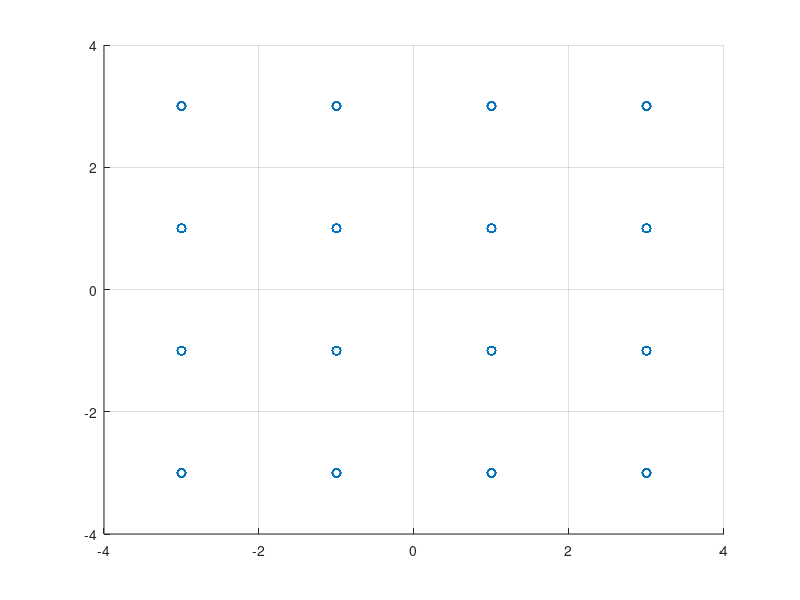
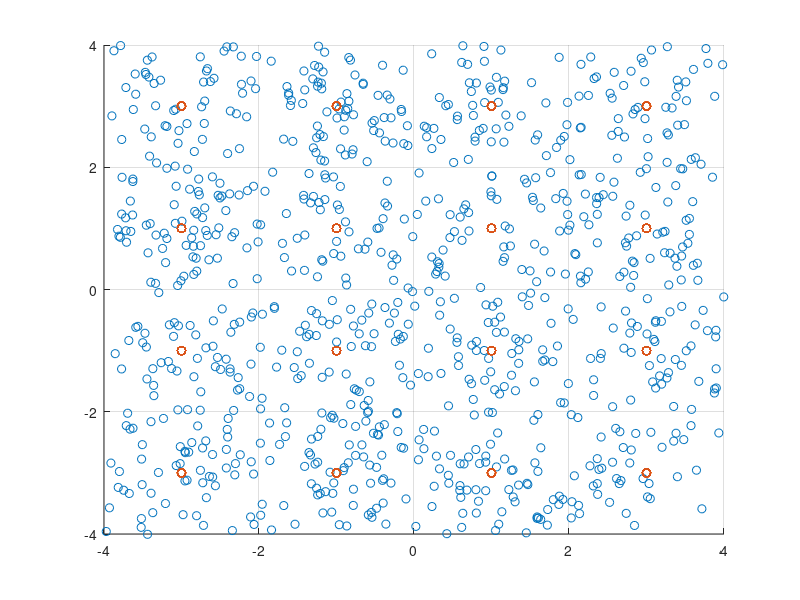

Reproduce these figures in MATLAB, in order.
clear;
%16QAM을 그려봄
% Parameter Setting
Tsym = 1;
Nsym = 1000;
% Sampling size
Fs = 100;
% Carrier frequency(HZ)
Fc = 10;
%
Fe =  0;
% Noise level
N0 = 0.5;

% Simulation
% 샘플링된 것이 Fs로 나누면 이경우 100분의 1초마다 생기는 것임.
% 이를 끝까지 가봄 Nsymbol까지
t = [Tsym/Fs : Tsym/Fs : Tsym*Nsym];
Tmax = length(t);

% Signal power는 1이라고 가정

% Symbol 생성
M = 4;
symTable = zeros(1,16);

for i = 1:M
    i_m = 2*pi*(i-1)/M + pi/4;
    symTable(i) = cos(i_m) + j*sin(i_m);
end

% basis Signal 생성
phi1 = cos(2*pi*Fc*t(1:Tsym*Fs));
Es = norm(phi1);
% Othonomal Basis 생성
phi1 = phi1/Es;

phi2 = -sin(2*pi*Fc*t(1:Tsym*Fs));
Es = norm(phi2);
% Othonomal Basis 생성
phi2 = phi2/Es;


%% TX
% 랜덤 신호 만들기
m = randi(16,1,Nsym);

% 심볼 신호 만들기
% 심볼 테이블 만들듯이 만들면 된다.
bbSym = zeros(2,Nsym);

for i =1:length(m)
    if mod(m(i),M) == 0
        bbSym(1,i) = 3;
    else
        bbSym(1,i) = 2*(mod(m(i),M))-1-M;
    end
    if fix(m(i)/M) == 0
        bbSym(2,i) = 3;
    else
        bbSym(2,i) = 2*(fix(m(i)/M))-1-M;
    end
end

% Up-conversion 실어보낼껏임.(DAC 포함)
RFsignal = zeros(1,Tmax);
for iterT = 1:Tmax
    iterSym = floor((iterT-1)/Fs)+1;
    RFsignal(iterT) = real(bbSym(1,iterSym))*cos(2*pi*Fc*t(iterT))/Es - real(bbSym(2,iterSym))*sin(2*pi*Fc*t(iterT))/Es;
end

% 참고 - Signal 보여주기
% t가 x축,
%figure(1)
%plot(t,RFsignal);
%xlim([0 2]);

% 참고 - 심볼신호 보여주기
s = zeros(2,Nsym);
for i = 1:Nsym
    % 1일때는 1부터 100까지
    intStart = 1+(i-1)*Tsym*Fs;
    %첫번째는  1이고 마지막은 100이다.
    %2번째는시작이 101이고 마지막은 200이다.
    intEnd = i*Tsym*Fs;
    s(1,i) = sum(RFsignal(intStart:intEnd).*phi1);
    s(2,i) = sum(RFsignal(intStart:intEnd).*phi2);
end
figure(2)
scatter(s(1,:),s(2,:),'r*');
grid on;
axis([-4 4 -4 4]);

%% RX

% Coherent Detection
% 구하는 것은 결국 phi1신호를곱하면 된다. error가 있을 수 있으니 그대로 곱함.
Ich = RFsignal .* cos(2*pi*(Fc+Fe)*t)/Es;
Qch = RFsignal .* sin(2*pi*(Fc+Fe)*t)/Es;

% Low Pass FIlter보단
% Baseband Signal Representation
for i = 1:Nsym
    % 1일때는 0부터이다.
    n_start = (i-1)*Tsym*Fs;
    bbSym_rx(i) = sum(Ich(n_start+1:n_start+Tsym*Fs) - j*Qch(n_start+1:n_start+Tsym*Fs));
end
%.^2은 전체 제곱에 mean을 구함.
sigPower = mean(abs(bbSym_rx).^2);

% Noise Insertion
noise = sqrt(N0)*randn(1,length(bbSym_rx)) + j*sqrt(N0)*randn(1,length(bbSym_rx));

% noise가 반영된 signal R.
bbSymN_rx = bbSym_rx+noise;
noisePower = mean(abs(noise).^2);
SNR = 10*log10(sigPower/noisePower)

% Signal Space Representation
figure(3)
scatter(real(bbSymN_rx), imag(bbSymN_rx));
grid on;
axis([-4 4 -4 4]);
hold on;
scatter(s(1,:),s(2,:),'r*');

% Optimal Receiver
hd_bbSym = zeros(1,Nsym);
hd_bbSymt = zeros(2,Nsym);
for i= 1:Nsym
    corr_result = bbSymN_rx(i)*conj(symTable);
    [dammyVal hd_index] = max(real(corr_result));
    hd_bbSym(i) = symTable(hd_index);
    hd_bbSymt(1,i) = real(symTable(hd_index));
    hd_bbSymt(2,i) = imag(symTable(hd_index));
end

% Symbol Error Rate
SER = sum( abs(hd_bbSym - bbSym_rx)> 0.01) /Nsym;